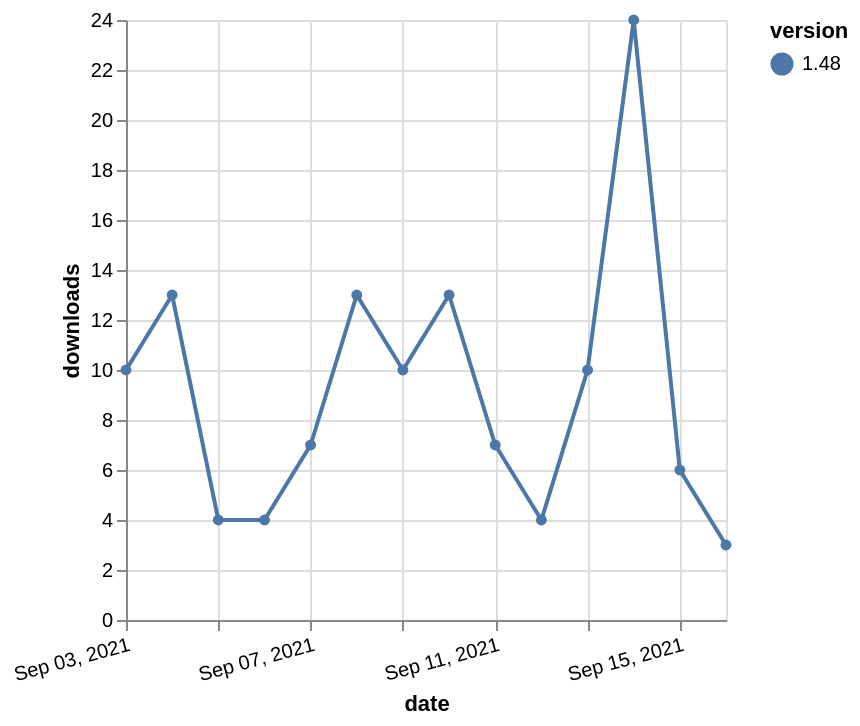

Describe this chart as a Vega-Lite specification.
### Vega-Lite specification from a JSON file in a GitHub repository (floating-point values rounded to 4 significant figures)
{"$schema": "https://vega.github.io/schema/vega-lite/v5.json", "description": "A simple bar chart with embedded data.", "data": {"values": [{"date": "2021-09-03", "total": 8710, "delta": 10, "version": "1.48"}, {"date": "2021-09-04", "total": 8723, "delta": 13, "version": "1.48"}, {"date": "2021-09-05", "total": 8727, "delta": 4, "version": "1.48"}, {"date": "2021-09-06", "total": 8731, "delta": 4, "version": "1.48"}, {"date": "2021-09-07", "total": 8738, "delta": 7, "version": "1.48"}, {"date": "2021-09-08", "total": 8751, "delta": 13, "version": "1.48"}, {"date": "2021-09-09", "total": 8761, "delta": 10, "version": "1.48"}, {"date": "2021-09-10", "total": 8774, "delta": 13, "version": "1.48"}, {"date": "2021-09-11", "total": 8781, "delta": 7, "version": "1.48"}, {"date": "2021-09-12", "total": 8785, "delta": 4, "version": "1.48"}, {"date": "2021-09-13", "total": 8795, "delta": 10, "version": "1.48"}, {"date": "2021-09-14", "total": 8819, "delta": 24, "version": "1.48"}, {"date": "2021-09-15", "total": 8825, "delta": 6, "version": "1.48"}, {"date": "2021-09-16", "total": 8828, "delta": 3, "version": "1.48"}]}, "width": "container", "mark": {"type": "line", "point": {"filled": true}}, "encoding": {"x": {"field": "date", "type": "temporal", "timeUnit": "yearmonthdate", "title": "date", "axis": {"labelAngle": -15}}, "y": {"field": "delta", "type": "quantitative", "title": "downloads"}, "color": {"field": "version", "type": "nominal"}, "tooltip": {"field": "delta"}}}
